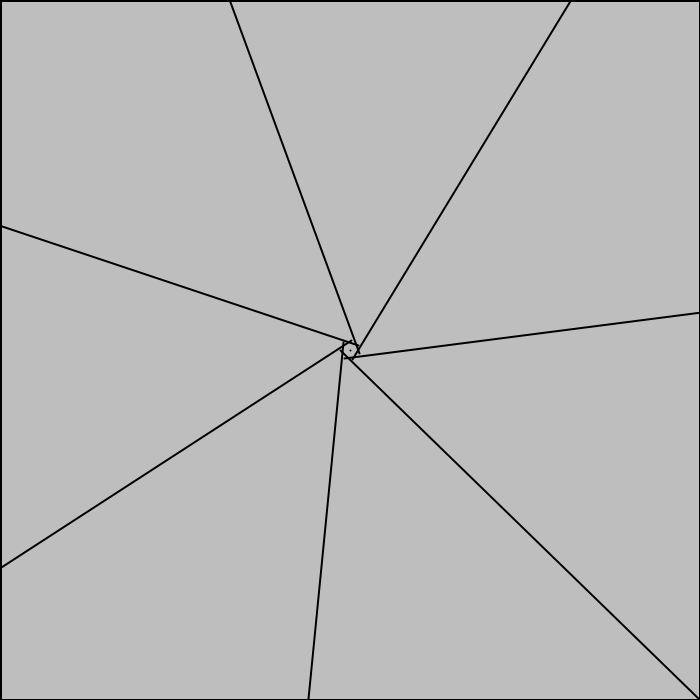
Frame 1 (no input)
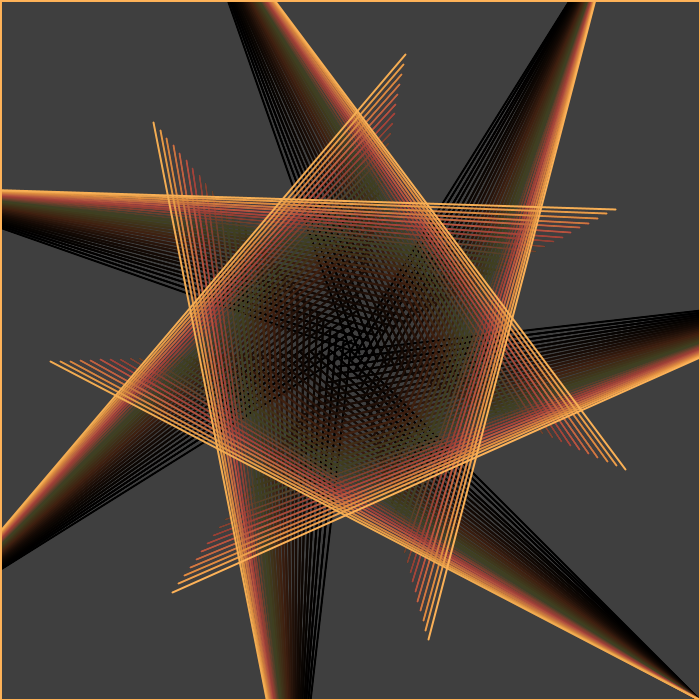
Frame 60 (the mouse pressed at the canvas centre just before this capture)
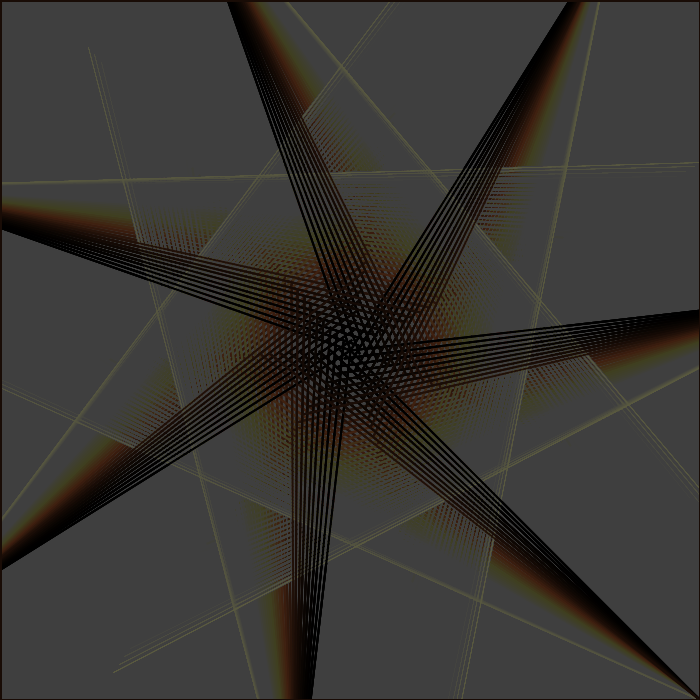
Frame 120 (the mouse held since frame 60 and released just before this capture)

The Processing sketch that drew these frames (run headless with seeded random() and noise(); from frame 60 on, the mouse is pressed at the canvas centre):

// Processing sketch: Septigram
// ── Septigram.pde
final int AMT=7;
final float SIZE=700;
final float OR=SIZE/2;
float rad=TAU/AMT;
float t=0;
float freq=1;
float thresh=4;

void setup(){
  size(700,700); strokeWeight(2);
  point(OR,OR);  frameRate(10);
}

void draw(){
  t=(t<=freq)?t+0.1:0;
  if(t>=freq){
    t=0; freq++;
    if(freq>thresh)freq=1;
  }
  for(int x=0;x<AMT;x++){
    float w=-500; 
    float h=20;
    float mod=2%255*t;
    stroke(mod*(t*20),mod*(t*10),mod*(t*5));
    pushMatrix();
    translate(width/2, height/2);
    rotate(rad*x);
    point(w,h);
    line(w/5*t,h/5*t,OR,OR);
    popMatrix();
    fill(0,0,0,2);
    rect(0,0,height,width);
}}
